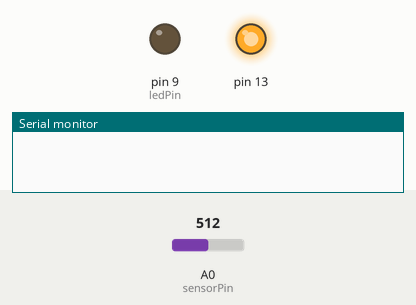
Simulated run of this sketch. Board: Arduino Uno, built with avr-gcc and run on an emulated ATmega328P. Parts: output pins drawn as LEDs (lit = HIGH), the last lines printed to the serial monitor. The test bench sets the inputs (shaded band); at power-on: A0 (sensorPin) = 512.

Above: at 0.1 s.
At 5.1 s:
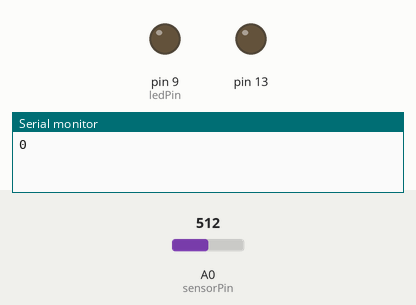
Timing chart, 0 to 6.6 s (numbered marks = the images above):
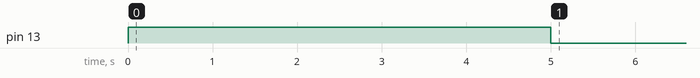

The sketch:

Demo4.ino
```cpp
// These constants won't change:
const int sensorPin = A0;    // pin that the sensor is attached to
const int ledPin = 9;        // pin that the LED is attached to

// variables:
int sensorValue = 0;         // the sensor value
int sensorMin = 1023;        // minimum sensor value
int sensorMax = 0;           // maximum sensor value

int count = 0, total = 0;

void setup() {
  // turn on LED to signal the start of the calibration period:
  pinMode(13, OUTPUT);
  digitalWrite(13, HIGH);
  Serial.begin(9600);

  // calibrate during the first five seconds
  while (millis() < 5000) {
    sensorValue = analogRead(sensorPin);

    // record the maximum sensor value
    if (sensorValue > sensorMax) {
      sensorMax = sensorValue;
    }

    // record the minimum sensor value
    if (sensorValue < sensorMin) {
      sensorMin = sensorValue;
    }
  }

  // signal the end of the calibration period
  digitalWrite(13, LOW);
}

void loop() {
  // read the sensor:
  sensorValue = analogRead(sensorPin);

  // apply the calibration to the sensor reading
  sensorValue = map(sensorValue, sensorMin, sensorMax, 0, 255);

  // in case the sensor value is outside the range seen during calibration
  sensorValue = constrain(sensorValue, 0, 255);

  total += sensorValue;
  count += 1;
  int average = total / count;

  // fade the LED using the calibrated value:
  analogWrite(ledPin, average);
  Serial.println(average);
  delay(1000);
}
```
